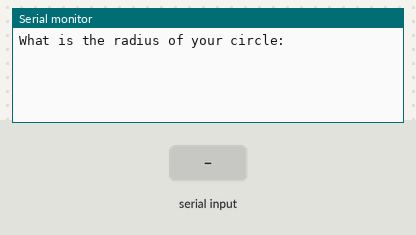
Simulated run of this sketch. Board: Arduino Uno, built with avr-gcc and run on an emulated ATmega328P. Shown: the last lines printed to the serial monitor. The test bench sets the inputs (shaded band).

Above: at 1.2 s.
1.3 s: "90,45\n" received over Serial
At 2.2 s:
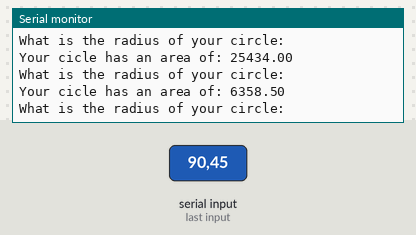
2.8 s: "30,150\n" received over Serial
At 4.7 s:
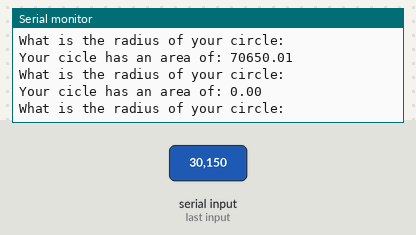
Timing chart, 0 to 6.2 s (numbered marks = the images above; inputs shaded):
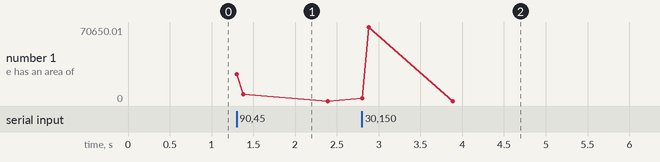

The sketch:

Lesson18a_New_Ard.ino
```cpp
float radius;
String msg = "What is the radius of your circle: ";
String msg2 = "Your cicle has an area of: ";
float pi = 3.14;
float area;

void setup() {
  // put your setup code here, to run once:
Serial.begin(9600);
}

void loop() {
  // put your main code here, to run repeatedly:

Serial.println(msg);
while (Serial.available()==0){

}
radius = Serial.parseFloat();
area = pi*radius*radius;
Serial.print(msg2);
Serial.println(area);


}
```

Measured:
- after the input at 1.3 s, the serial monitor: prints a new line at once (image 1)
- after the input at 2.8 s, the serial monitor: prints a new line at once (image 2)
